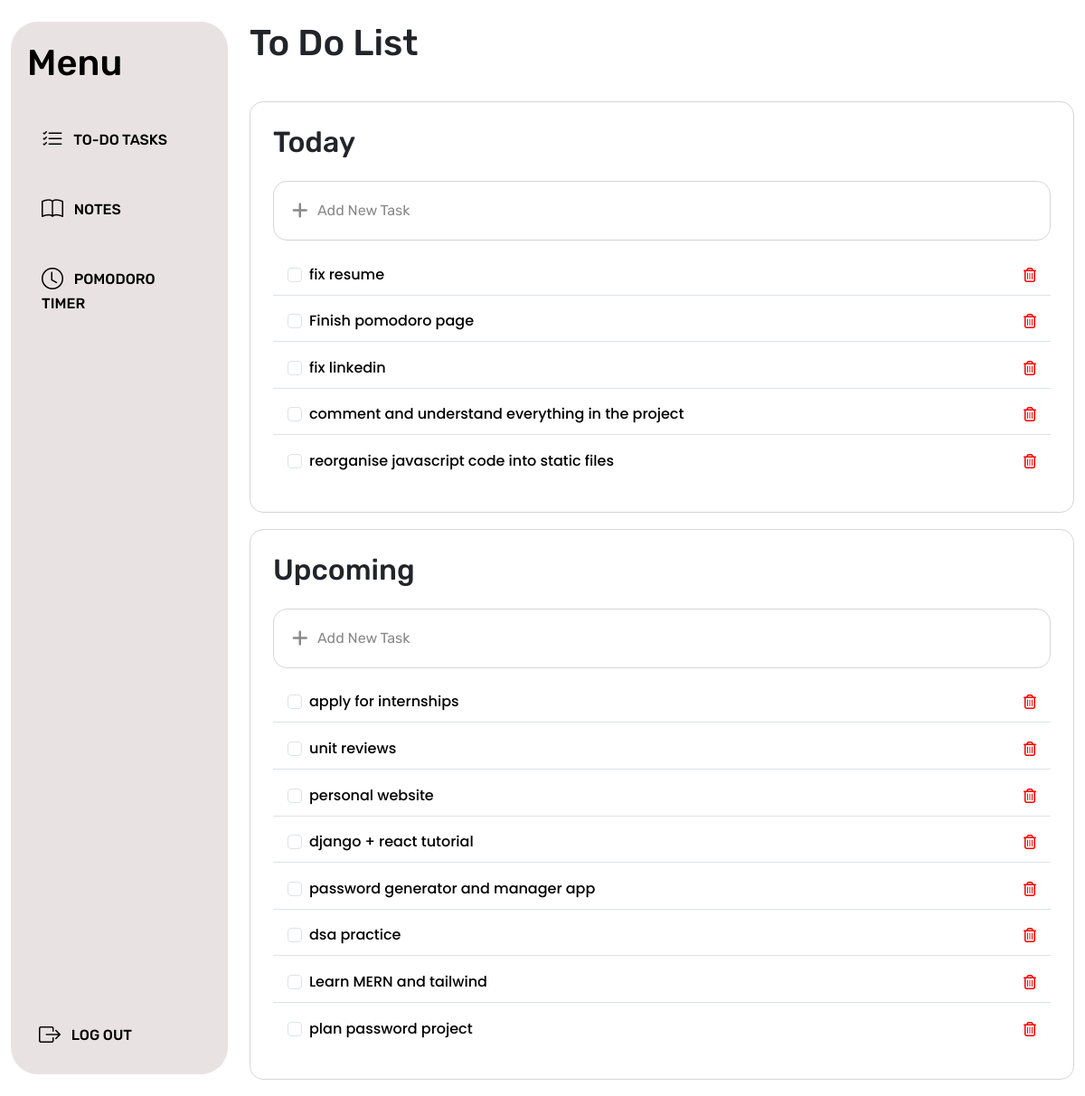
The app's page /todo/ (signed in), older data.
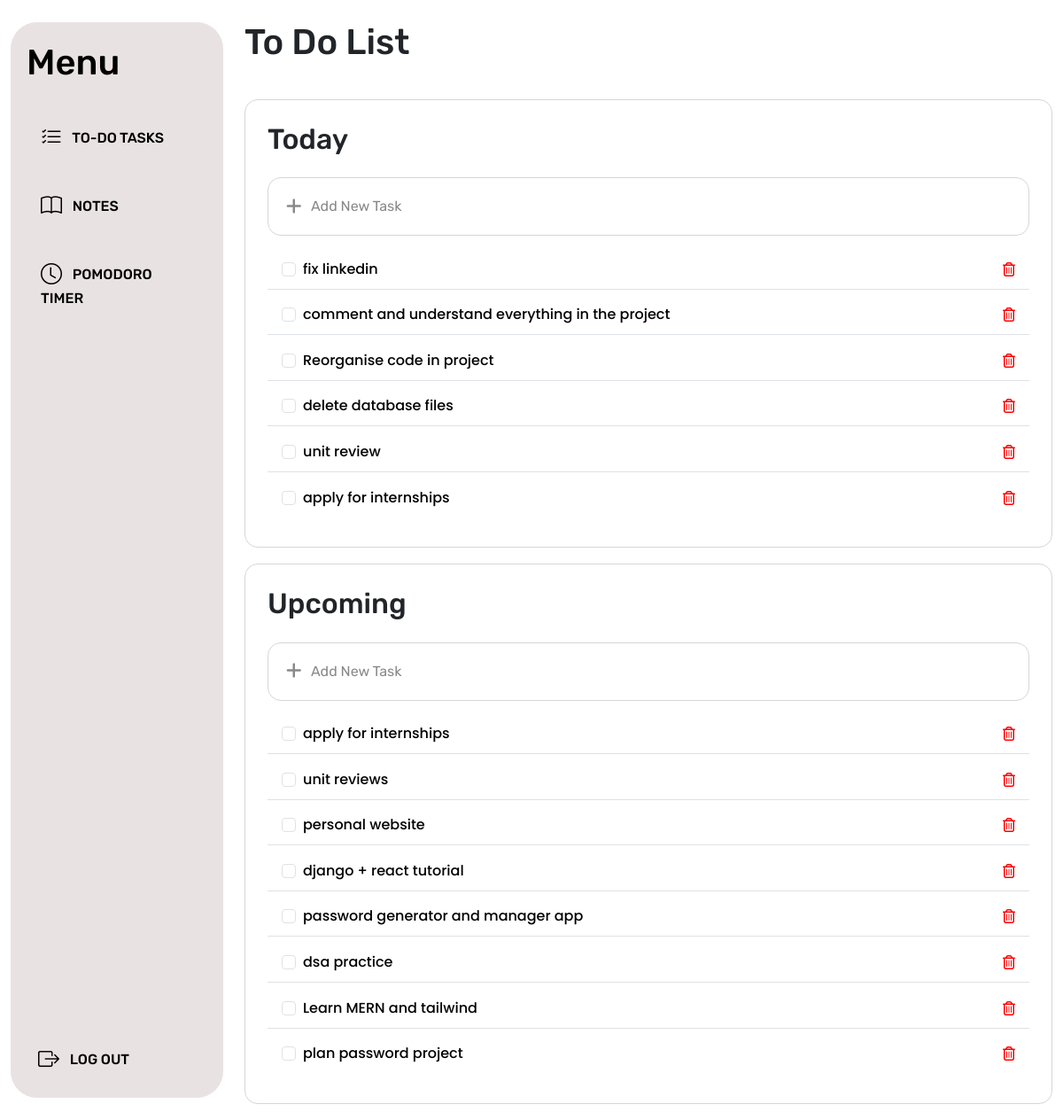
The same page, newer data.
### main/models.py (models this page shows, shortened)
class ToDoList(models.Model):
    TASK_TYPES = (
        ('today', 'Today'),
        ('upcoming', 'Upcoming'),
    )
    task = models.CharField(max_length=200)
    is_completed = models.BooleanField(default=False)
    user = models.ForeignKey(User, on_delete=models.CASCADE, related_name="todolist", null=True) # Unique users have different todo lists
    task_type = models.CharField(max_length=10, choices=TASK_TYPES, default='today')

### main/views.py (the view, shortened to what this page needs)
# urls.py: path('todo/', views.todo, name='todo'),
def todo(request):
    today_tasks = ToDoList.objects.filter(task_type='today',user = request.user)
    upcoming_tasks = ToDoList.objects.filter(task_type='upcoming',user = request.user)
    context = {'today': today_tasks, 'upcoming':upcoming_tasks}
    return render(request, 'main/todo.html',context)

### main/templates/main/todo.html (shortened to what this page needs)
{%extends 'main/base.html'%}
{%load static%}
{%block content%}
<body id="todos">
    <h1 class="header">To Do List</h1>
    <div class="container-outline" style="font-weight:500; margin-bottom: 2%;">
        <h2 class="title-styles">Today</h2>
        <div id="buttonContainer1" style="margin-bottom:2%;">
            <button type="button" class="btn btn-lg outline w-100 fs-6 mt-3"
              style="color: #898989; font-family: 'Rubik', sans-serif; font-weight: 400; text-align: left;padding: 20px;"
              onclick="replaceWithForm('buttonContainer1', 'formContainer1')">
              <i class="fa-solid fa-plus fa-lg" style="margin-right: 7px;"></i> Add New Task
            </button>
          </div>
        <form method="POST">
            <div class="row">
                <div class="col">
                    <div class="list-group list-group-flush">
                        {% for t in today %}
                            <div class="list-group-item d-flex justify-content-between align-items-center" style="color:black; margin-bottom:1%;">
                                <div class="form-check">
                                    <input class="form-check-input" type="checkbox" id="task{{ forloop.counter }}" onchange="toggleTask(this,1)">
                                    <label class="form-check-label" for="task{{ forloop.counter }}">
                                        <span id="taskText{{ forloop.counter }}" style="font-family: 'Poppins', san-serif; font-weight:500">{{ t.task }}</span>
                                    </label>
                                </div>
                                <a href="{% url 'delete_task' t.id %}" title="Delete">
                                    <i class="far fa-trash-alt"></i>
                                </a>
                            </div>
                        {% endfor %}
                    </div>
                </div>
            </div>
        </form>
      </div>
    <div class="container-outline"  style="font-weight:500; margin-bottom: 2%;">
        <h2 class="title-styles">Upcoming</h2>
            <div id="buttonContainer2"  style="margin-bottom:2%;">
                <button type="button" class="btn btn-lg outline w-100 fs-6 mt-3"
                    style="color: #898989; font-family: 'Rubik', sans-serif; font-weight: 400; text-align: left;padding: 20px;"
                    onclick="replaceWithForm('buttonContainer2', 'formContainer2', 'taskInput2')">
                    <i class="fa-solid fa-plus fa-lg" style="margin-right: 7px;"></i> Add New Task
                </button>
            </div>
            <form method="POST">
                <div class="row">
                    <div class="col">
                        <div class="list-group list-group-flush">
                            {% for u in upcoming %}
                                <div class="list-group-item d-flex justify-content-between align-items-center" style="color:black; margin-bottom:1%;">
                                        <div class="form-check">
                                                <input class="form-check-input" type="checkbox" id="task{{ forloop.counter }}" onchange="toggleTask(this,2)">
                                                <label class="form-check-label" for="task{{ forloop.counter }}">
                                                    <span name ="Item" id="taskText2{{ forloop.counter }}" style="font-family: 'Poppins', san-serif; font-weight:500">{{ u.task }}</span>
                                                </label>
                                            </div>
                                            <a href="{% url 'delete_task' u.id %}" title="Delete">
                                                <i class="far fa-trash-alt"></i>
                                            </a>
                                        </div>
                            {% endfor %}
                        </div>
                    </div>
                </div>
            </form>
        </div>
    </div>
</body>
{%endblock%}

### main/templates/main/base.html (shortened to what this page needs)
{%load static%}
<!doctype html>
<html lang="en">
<head>
  <link href="https://cdn.jsdelivr.net/npm/bootstrap@5.3.0/dist/css/bootstrap.min.css" rel="stylesheet"
>
  <link rel="stylesheet" href="https://cdn.jsdelivr.net/npm/bootstrap-icons@1.7.0/font/bootstrap-icons.css">
  <link rel="stylesheet" href="{% static 'css/styles.css' %}">
</head>
  <body>
    <div class="container-fluid ">
      <div class="row flex-nowrap flex-container">
        <div class="custom-bg col-md-6 sidenav d-flex flex-column justify-content-between align-items-left">
          <div class="custom-bg p-2">
            <a class="d-flex text-decoration-none mt-1 align-items-center text-black">
                <span class="fs-4 d-sm-inline"><h1>Menu</h1></span>
            </a>
            <ul class="nav nav-pills flex-column mt-4">
              <li class="nav-item py-2 py-sm-0 gap">
                <a href="/todo" class="nav-link text-black">
                  <i class="bi bi-list-check fs-4 move-down"></i><span class="ms-2 d-sm-inline"> TO-DO
                    TASKS </span>
                </a>
              </li>
              <li class="nav-item py-2 py-sm-0 gap">
                <a href="/notes" class="nav-link text-black">
                  <i class="bi bi-book fs-4 move-down"></i></i><span class="ms-2 d-sm-inline"> NOTES
                  </span>
                </a>
              </li>
              <li class="nav-item py-2 py-sm-0 gap">
                <a href="/timer" class="nav-link text-black">
                  <i class="bi bi-clock fs-4 move-down"></i></i><span class="ms-2 d-sm-inline"> POMODORO
                    TIMER </span>
                </a>
              </li>
          </div>
          <ul class="nav nav-pills flex-column mt-auto">
            <li class="nav-item py-2 py-sm-0" style="margin-bottom: 10px; margin-left:5px">
              <a href="/logout" class="nav-link text-black">
                <i class="bi-box-arrow-right fs-4 move-down"></i><span class="ms-2 d-sm-inline"> LOG OUT
                </span>
              </a>
            </li>
          </ul>
        </div>
        <div class="col content">
          {% if user.username != "" %}
            {% block content %}
            {% endblock %}
          {% else %}
            <script>
              window.location.href = "{% url 'login' %}";
            </script>
          {% endif %}
</body>
</html>

### static/css/styles.css (style rules this page uses)
.fa-trash-alt { color: red; }
body { font-family: 'Rubik', sans-serif; }
.container-outline { border: 1px solid #d6d6d6; border-radius: 15px; padding: 25px; margin-left: auto; margin-right: auto; }
.outline { border: 1px solid #d6d6d6; border-radius: 15px; }
.move-down { position: relative; top: 3px; }
.sidenav { position: fixed; height: 96%; left: 1%; top: 2%; transform: translateY(0%); padding: 10px; border-radius: 30px; font-family: 'Rubik', sans-serif; font-weight: 500; }
@media (min-width: 768px) { .sidenav { width: 20%; } }
@media (min-width: 768px) { .content { width: 70%; margin-top: 2%; margin-left: 22%; } }
.custom-bg { background-color: #e9e2e2; }
.gap { margin-bottom: 25px; }
#todos { font-family: 'Rubik', sans-serif; }
.title-styles { font-family: 'Rubik', sans-serif; font-weight: 500; }
.header { margin-bottom: 40px; }
::placeholder { font-size: 16px; }

Row changes from the older to the newer data that the page shows:
removed ToDoList: task "fix resume", shown under "Today"
removed ToDoList: task "Finish pomodoro page", shown under "Today"
removed ToDoList: task "reorganise javascript code into static files", shown under "Today"
added ToDoList: task "Reorganise code in project", shown under "Today"
added ToDoList: task "delete database files", shown under "Today"
added ToDoList: task "unit review", shown under "Today"
added ToDoList: task "apply for internships", shown under "Today"
